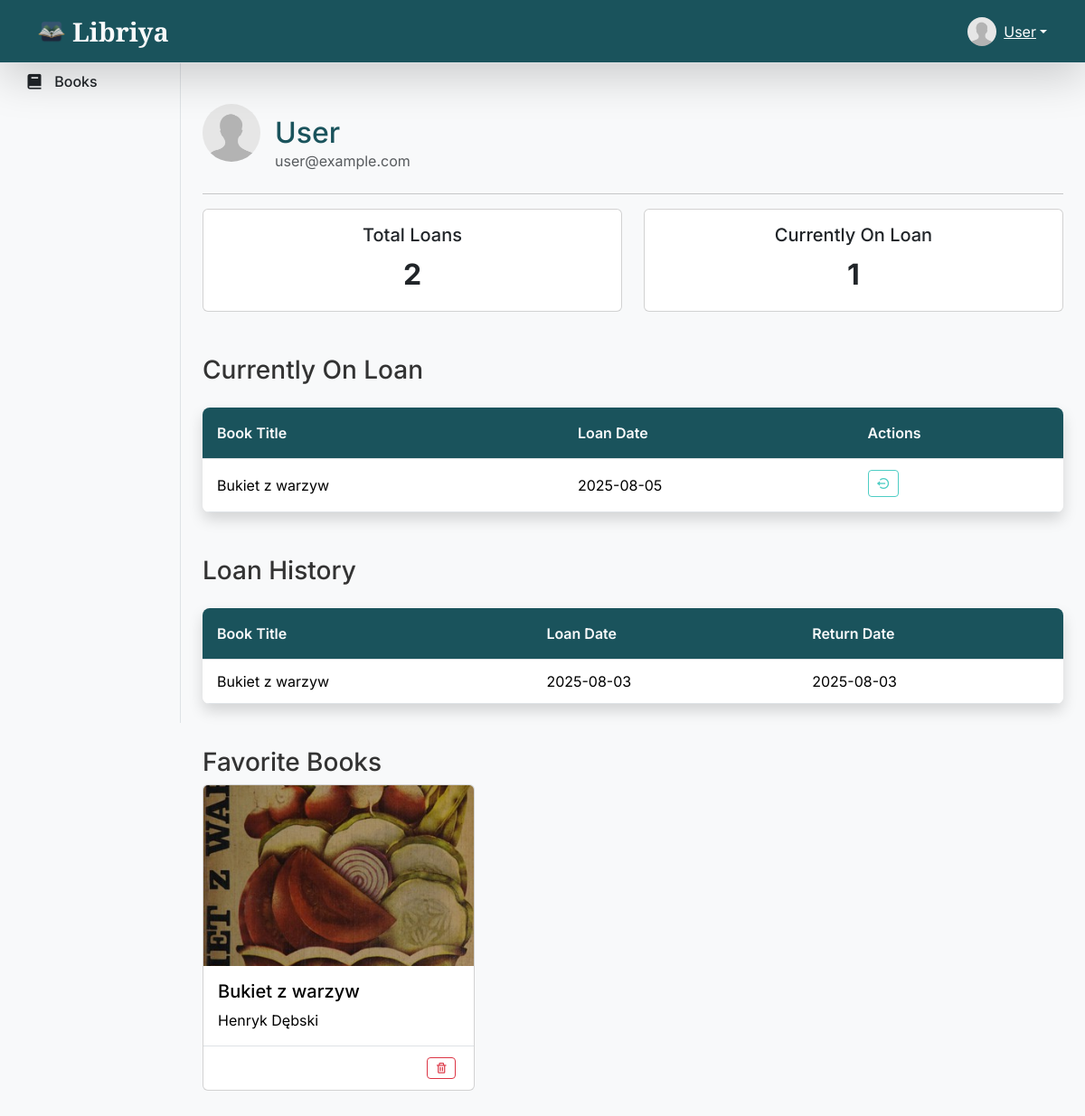
Screenshot of /user/profile/1 (signed in) with the database file from the repository.
### app/models.py (models this page shows, shortened)
class User(UserMixin, db.Model):
    id = db.Column(db.Integer, primary_key=True)
    username = db.Column(db.String(50), unique=True,
                         nullable=False, index=True)
    email = db.Column(db.String(120), unique=True, nullable=False, index=True)
    password_hash = db.Column(db.String(128), nullable=False)
    image_file = db.Column(db.String(20), nullable=False,
                           default='default.jpg')
    loans = db.relationship('Loan', back_populates='user', lazy=True)
    is_admin = db.Column(db.Boolean, default=False)
    favorites = db.relationship('Book', secondary=favorites, lazy='subquery',
                                backref=db.backref('favorited_by', lazy=True))

class Loan(db.Model):
    id = db.Column(db.Integer, primary_key=True)
    book_id = db.Column(db.Integer, db.ForeignKey('book.id'), nullable=False)
    user_id = db.Column(db.Integer, db.ForeignKey('user.id'), nullable=False)
    loan_date = db.Column(db.DateTime, default=db.func.current_timestamp())
    return_date = db.Column(db.DateTime)
    book = db.relationship('Book', backref='loans')
    user = db.relationship('User', back_populates='loans')

class Book(db.Model):
    id = db.Column(db.Integer, primary_key=True)
    isbn = db.Column(db.String(13), unique=True, nullable=False, index=True)
    title = db.Column(db.String(200), nullable=False, index=True)
    authors = db.relationship(
        'Author', secondary=book_authors, lazy='subquery', back_populates='books')
    genre_id = db.Column(db.Integer, db.ForeignKey(
        'genre.id'), nullable=False)
    year = db.Column(db.Integer, nullable=False)
    cover = db.Column(db.String(200))
    is_available = db.Column(db.Boolean, default=True)

class Author(db.Model):
    id = db.Column(db.Integer, primary_key=True)
    name = db.Column(db.String(100), nullable=False, index=True)
    books = db.relationship('Book', secondary=book_authors,
                            lazy='subquery', back_populates='authors')

### app/routes.py (the view)
@bp.route("/user/profile/<int:user_id>")
@login_required
def user_profile(user_id):
    user = current_user
    all_loans = sorted(user.loans, key=lambda x: x.loan_date, reverse=True)
    active_loans = [loan for loan in all_loans if loan.return_date is None]
    loan_history = [loan for loan in all_loans if loan.return_date is not None]
    favorite_books = user.favorites
    return render_template(
        "user_profile.html",
        user=user,
        loans=all_loans,
        active_loans=active_loans,
        loan_history=loan_history,
        favorite_books=favorite_books,
        title=f"{user.username}"
    )

### app/__init__.py (called while the page is built)
@login_manager.user_loader
def load_user(user_id):
    from app.models import User
    return User.query.get(int(user_id))

### app/templates/user_profile.html
{% extends "layout.html" %}
{% block content %}
<div class="container">
    <div class="d-flex align-items-center mb-4">
        <img class="rounded-circle" src="{{ url_for('static', filename='uploads/' + user.image_file) }}"
            style="width: 64px; height: 64px; object-fit: cover;">
        <div class="ms-3">
            <h2 class="mb-0">{{ user.username }}</h2>
            <p class="text-muted mb-0">{{ user.email }}</p>
        </div>
    </div>
    <hr>
    <div class="row mb-4">
        <div class="col-md-6">
            <div class="card text-center h-100">
                <div class="card-body">
                    <h5 class="card-title">{{ _('Total Loans') }}</h5>
                    <p class="card-text fs-2 fw-bold">{{ loans|length }}</p>
                </div>
            </div>
        </div>
        <div class="col-md-6">
            <div class="card text-center h-100">
                <div class="card-body">
                    <h5 class="card-title">{{ _('Currently On Loan') }}</h5>
                    <p class="card-text fs-2 fw-bold">{{ active_loans|length }}</p>
                </div>
            </div>
        </div>
    </div>
    <h3 class="mt-5">{{ _('Currently On Loan') }}</h3>
    {% if active_loans %}
    <table class="table table-hover">
        <thead>
            <tr>
                <th>{{ _('Book Title') }}</th>
                <th>{{ _('Loan Date') }}</th>
                <th>{{ _('Actions') }}</th>
            </tr>
        </thead>
        <tbody>
            {% for loan in active_loans %}
            <tr>
                <td>{{ loan.book.title }}</td>
                <td>{{ loan.loan_date.strftime('%Y-%m-%d') }}</td>
                <td>
                    <form action="{{ url_for('main.return_loan', loan_id=loan.id) }}" method="POST"
                        style="display: inline;">
                        <button type="submit" class="btn btn-outline-warning btn-sm" data-bs-toggle="tooltip"
                            data-bs-placement="top" title="{{ _('Return Book') }}">
                            <i class="bx bx-log-out-circle"></i>
                        </button>
                    </form>
                </td>
            </tr>
            {% endfor %}
        </tbody>
    </table>
    {% else %}
    <p>{{ _('No books are currently on loan.') }}</p>
    {% endif %}
    <h3 class="mt-5">{{ _('Loan History') }}</h3>
    {% if loan_history %}
    <table class="table table-hover">
        <thead>
            <tr>
                <th>{{ _('Book Title') }}</th>
                <th>{{ _('Loan Date') }}</th>
                <th>{{ _('Return Date') }}</th>
            </tr>
        </thead>
        <tbody>
            {% for loan in loan_history %}
            <tr>
                <td>{{ loan.book.title }}</td>
                <td>{{ loan.loan_date.strftime('%Y-%m-%d') }}</td>
                <td>{{ loan.return_date.strftime('%Y-%m-%d') }}</td>
            </tr>
            {% endfor %}
        </tbody>
    </table>
    {% else %}
    <p>{{ _('No loan history.') }}</p>
    {% endif %}
    <h3 class="mt-5">{{ _('Favorite Books') }}</h3>
    {% if user.favorites %}
    <div class="row">
        {% for book in user.favorites %}
        <div class="col-md-4 mb-3">
            <form action="{{ url_for('main.book_detail', book_id=book.id) }}" method="GET" class="card h-100 card-link">
                <button type="submit" class="card-button">
                    <img src="{{ url_for('static', filename='uploads/' + book.cover) }}" class="card-img-top"
                        alt="{{ book.title }}" style="object-fit: cover; height: 200px;">
                    <div class="card-body d-flex flex-column">
                        <h5 class="card-title">{{ book.title }}</h5>
                        <p class="card-text">
                            {% for author in book.authors %}
                            {{ author.name }}{% if not loop.last %}, {% endif %}
                            {% endfor %}
                        </p>
                    </div>
                </button>
                <div class="card-footer bg-transparent border-top d-flex justify-content-end">
                    <form action="{{ url_for('main.remove_favorite', book_id=book.id) }}" method="POST">
                        <button type="submit" class="btn btn-sm btn-outline-danger" data-bs-toggle="tooltip"
                            data-bs-placement="top" title="{{ _('Remove from Favorites') }}">
                            <i class="bx bx-trash"></i>
                        </button>
                    </form>
                </div>
            </form>
        </div>
        {% endfor %}
    </div>
    {% else %}
    <p>{{ _('No favorite books yet.') }}</p>
    {% endif %}
</div>
{% endblock %}

### app/templates/layout.html (shortened to what this page needs)
<!DOCTYPE html>
<html lang="en">
<head>
    <link href="https://cdn.jsdelivr.net/npm/bootstrap@5.3.3/dist/css/bootstrap.min.css" rel="stylesheet">
    <link href="https://unpkg.com/boxicons@2.1.4/css/boxicons.min.css" rel="stylesheet">
    <link rel="stylesheet" href="{{ url_for('static', filename='/css/style.css') }}">
    <link rel="stylesheet" href="https://cdn.jsdelivr.net/gh/lipis/flag-icons@7.0.0/css/flag-icons.min.css" />
</head>
<body class="{% if login_page %}login-background{% endif %}">
    <nav class="navbar navbar-expand-lg navbar-dark bg-custom-dark border-bottom shadow-lg fixed-top">
        <div class="container">
            <a class="navbar-brand title-text d-flex align-items-center" href="/">
                <img src="{{ url_for('static', filename='/images/logo.png') }}" alt="Libriya" class="me-2"> Libriya
            </a>
            <div class="collapse navbar-collapse" id="navbarSupportedContent">
                <ul class="navbar-nav ms-auto mb-2 mb-lg-0 d-flex align-items-center">
                    {% if current_user.is_authenticated %}
                    <li class="nav-item dropdown">
                        <a class="user-display dropdown-toggle d-flex align-items-center text-white" href="#"
                            role="button" id="userDropdown" data-bs-toggle="dropdown" aria-expanded="false">
                            <img class="rounded-circle me-2"
                                src="{{ url_for('static', filename='uploads/' + current_user.image_file) }}"
                                style="width: 32px; height: 32px; object-fit: cover;">
                            {{ current_user.username }}
                        </a>
                    </li>
                    {% endif %}
                </ul>
            </div>
        </div>
    </nav>
    <div class="container-fluid">
        <div class="row">
            {% if not login_page %}
            <nav id="sidebarMenu" class="col-md-2 d-none d-md-block bg-light sidebar border-end pt-5">
                <div class="position-sticky pt-3">
                    <ul class="nav nav-pills flex-column">
                        <li class="nav-item mb-1">
                            <a class="nav-link {% if active_page == 'books' %}active {% else %}text-dark {% endif %}"
                                href="{{ url_for('main.home') }}">
                                <i class='bx bxs-book align-middle me-2'></i>
                                <span class="align-middle">{{ _('Books') }}</span>
                            </a>
                        </li>
                    </ul>
                </div>
            </nav>
            {% endif %}
            <main
                class="{% if login_page %}col-12{% else %}col-md-10 ms-sm-auto{% endif %} main-content {% if login_page %}login-full-height{% else %}pt-5{% endif %}">
                {% block content %}{% endblock %}
            </main>
        </div>
    </div>
</body>
</html>

### app/static/css/style.css (style rules this page uses)
:root { --primary-color: #1a535c; --accent-color: #4ecdc4; --text-dark: #333; --text-light: #f8f9fa; --gray-bg: #f8f9fa; --box-shadow-light: 0 .125rem .25rem rgba(0, 0, 0, .075); --box-shadow-medium: 0 .5rem 1rem rgba(0, 0, 0, .15); }
body { font-family: 'Inter', sans-serif; color: var(--text-dark); background-color: var(--gray-bg); padding-top: 56px; }
h2 { margin-bottom: 1.5rem; margin-top: 1.5rem; color: var(--primary-color); }
.bg-custom-dark { background-color: var(--primary-color) !important; }
.navbar-brand.title-text { font-family: 'Cormorant Garamond', serif; font-size: 1.8rem; font-weight: 700; color: var(--text-light) !important; }
.navbar-brand.title-text img { height: 30px; width: auto; }
.user-display { color: var(--text-light); }
.sidebar { height: 100vh; position: fixed; top: 0; left: 0; padding-top: 56px; background-color: var(--gray-bg); z-index: 1000; }
.sidebar .nav-link { font-weight: 500; color: var(--text-dark); transition: background-color 0.2s, color 0.2s; border-radius: .25rem; padding: .75rem 1rem; }
.sidebar .nav-link .bx { font-size: 1.25rem; }
.main-content { padding-top: 1.5rem; padding-bottom: 3rem; }
.table { background-color: white; border-radius: .5rem; overflow: hidden; box-shadow: var(--box-shadow-medium); margin-top: 1.5rem; }
.table thead th { background-color: var(--primary-color); color: var(--text-light); font-weight: 600; vertical-align: middle; padding: 1rem; }
.table td { vertical-align: middle; padding: .75rem 1rem; }
.table td .btn { margin-right: .25rem; margin-bottom: .25rem; white-space: nowrap; padding: .375rem .5rem; }
.table td .btn i { font-size: 1rem; }
.btn-outline-warning { --bs-btn-color: var(--accent-color); --bs-btn-border-color: var(--accent-color); --bs-btn-hover-bg: var(--accent-color); --bs-btn-hover-border-color: var(--accent-color); --bs-btn-active-bg: var(--accent-color); --bs-btn-active-border-color: var(--accent-color); --bs-btn-active-color: var(--text-light); --bs-btn-hover-color: var(--text-light); }
.btn-outline-danger { --bs-btn-active-color: var(--text-light); --bs-btn-hover-color: var(--text-light); }
.btn { vertical-align: middle; display: inline-flex; align-items: center; justify-content: center; gap: 0.5rem; padding: var(--bs-btn-padding-y, .375rem) var(--bs-btn-padding-x, .75rem); height: auto; box-sizing: border-box; font-size: var(--bs-btn-font-size); line-height: var(--bs-btn-line-height); }
.card-link { text-decoration: none; color: inherit; transition: background-color 0.3s ease; }
.card-button { background: none; border: none; padding: 0; margin: 0; width: 100%; height: 100%; text-align: left; cursor: pointer; }
.card-footer { padding: 0.75rem 1.25rem; background-color: transparent; border-top: 1px solid rgba(0, 0, 0, 0.125); }
.card-footer .btn { margin-left: auto; }

### rows the page displays
User: image_file (placeholder picture), username "User", email "user@example.com"
Loan: book "Bukiet z warzyw", loan_date "2025-08-05"
Loan: book "Bukiet z warzyw", loan_date "2025-08-03", return_date "2025-08-03"
Book: cover (picture), title "Bukiet z warzyw"
Author: name "Henryk Dębski"

### other values shown
{{ loans|length }} "2"
{{ active_loans|length }} "1"
